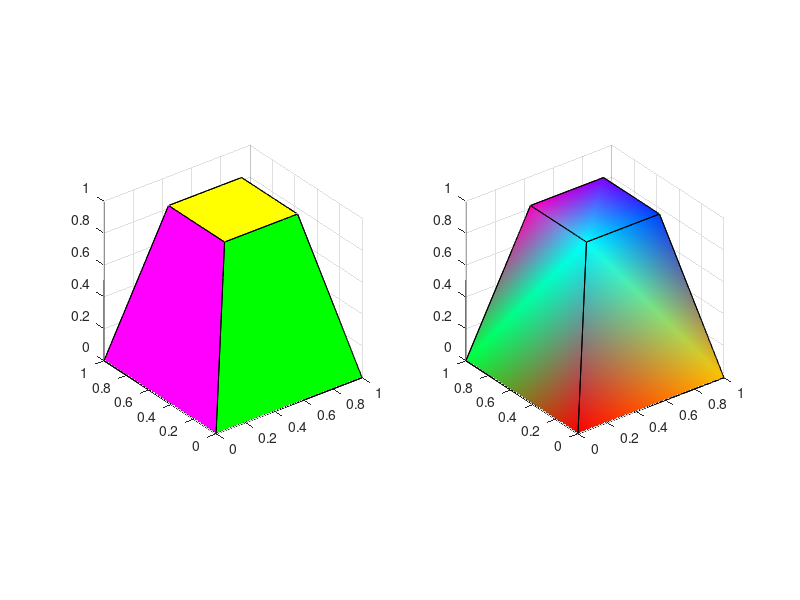

Source code (MATLAB):
v = [0 0 0; 1 0 0 ; 1 1 0; 0 1 0; 0.25 0.25 1; ...
0.75 0.25 1; 0.75 0.75 1; 0.25 0.75 1];
f = [1 2 3 4; 5 6 7 8; 1 2 6 5; 2 3 7 6; 3 4 8 7; 4 1 5 8];
subplot(1,2,1); patch('Vertices', v, 'Faces', f, ...
'FaceVertexCData', hsv(6), 'FaceColor', 'flat');
view(3); axis square tight; grid on;
subplot(1,2,2); patch('Vertices', v, 'Faces', f, ...
'FaceVertexCData', hsv(8), 'FaceColor', 'interp');
view(3); axis square tight; grid on;